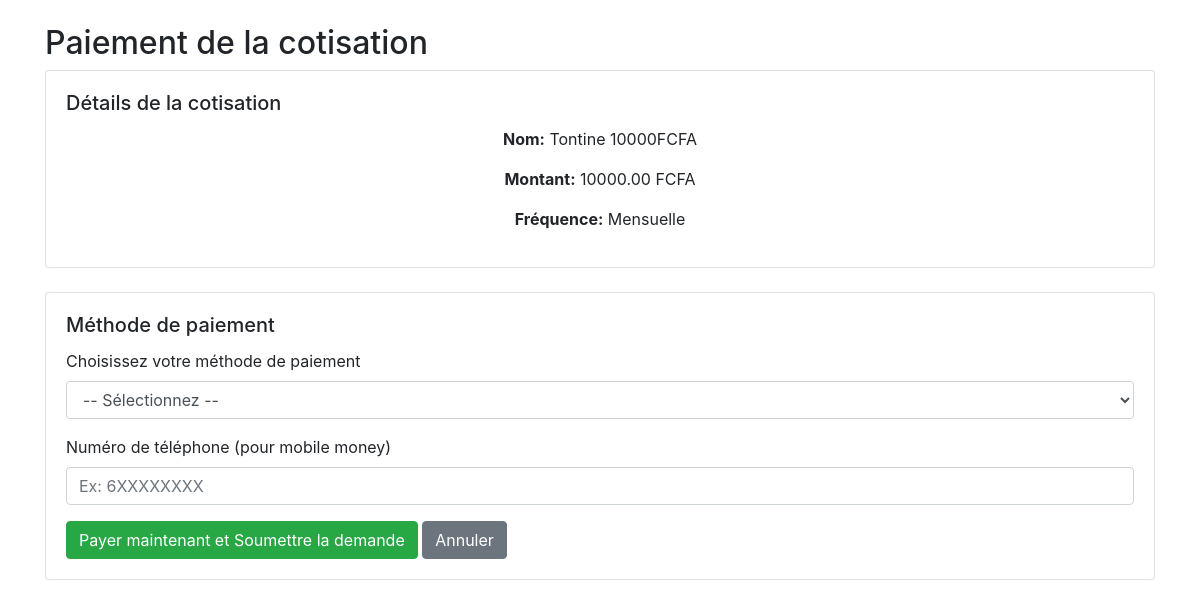
Page /cotisations/15/paiement/ (signed in) on the committed database.
### application/models.py (models this page shows, shortened)
class Cotisation(models.Model):
    FREQUENCES = [
        ('H', 'Hebdomadaire'),
        ('M', 'Mensuelle'),
        ('T', 'Trimestrielle'),
        ('A', 'Annuelle')
    ]
    STATUTS = [
        ('ATT', 'En attente'),
        ('VAL', 'Validé'),
        ('REF', 'Refusé')
    ]
    membre = models.ForeignKey(User, on_delete=models.CASCADE)
    nom_tontine = models.CharField(max_length=100, default='')
    montant = models.DecimalField(max_digits=10, decimal_places=2)
    frequence = models.CharField(max_length=1, choices=FREQUENCES)
    date_debut = models.DateField(default=timezone.now)
    est_active = models.BooleanField(default=True)
    date_paiement = models.DateTimeField(null=True, blank=True)
    methode_paiement = models.CharField(max_length=10, blank=True, null=True)
    statut = models.CharField(max_length=3, choices=STATUTS, default='ATT')

### application/views.py (the view, shortened to what this page needs)
# urls.py: path('cotisations/<int:cotisation_id>/paiement/', views.paiement_cotisation, name='paiement_cotisation'),
@login_required
def paiement_cotisation(request, cotisation_id):
    cotisation = get_object_or_404(Cotisation, id=cotisation_id, membre=request.user)
    return render(request, 'cotisations/paiement.html', {
        'cotisation': cotisation
    })

### application/templates/cotisations/paiement.html (shortened to what this page needs)
{% extends 'base.html' %}
{% block content %}
<div class="container mt-4">
    <h2>Paiement de la cotisation</h2>
    <div class="card mb-4">
        <div class="card-body">
            <h5 class="card-title">Détails de la cotisation</h5>
            <p><strong>Nom:</strong> {{ cotisation.nom_tontine }}</p>
            <p><strong>Montant:</strong> {{ cotisation.montant }} FCFA</p>
            <p><strong>Fréquence:</strong> {{ cotisation.get_frequence_display }}</p>
        </div>
    </div>
    <div class="card">
        <div class="card-body">
            <h5 class="card-title">Méthode de paiement</h5>
            <form method="post" action="{% url 'application:paiement_cotisation' cotisation_id=cotisation.id %}">
                <div class="form-group mb-3">
                    <label for="methode" class="form-label">Choisissez votre méthode de paiement</label>
                    <select class="form-control" id="methode" name="methode" required>
                        <option value="">-- Sélectionnez --</option>
                    </select>
                </div>
                <div class="form-group mb-3">
                    <label for="numero" class="form-label">Numéro de téléphone (pour mobile money)</label>
                    <input type="text" class="form-control" id="numero" name="numero" placeholder="Ex: 6XXXXXXXX">
                </div>
                <button type="submit" class="btn btn-success">Payer maintenant et Soumettre la demande</button>
                <a href="{% url 'acceuil' %}" class="btn btn-secondary">Annuler</a>
            </form>
        </div>
    </div>
</div>
{% endblock %}

### application/templates/base.html (style rules this page uses)
body { margin: 0; padding: 0; background-image: url('https://previews.123rf.com/images/pongmoji/pongmoji1502/pongmoji150200021/36435872-fond-d-%C3%A9cran-int%C3%A9rieur-blanc-la-couleur-de-fond-texture.jpg'); background-size: cover; background-repeat: no-repeat; background-position: center; height: 100vh; }
h1, p { text-align: center; }

### rows in the picture
Cotisation: nom_tontine "Tontine 10000FCFA", montant "10000.00", frequence "Mensuelle"
